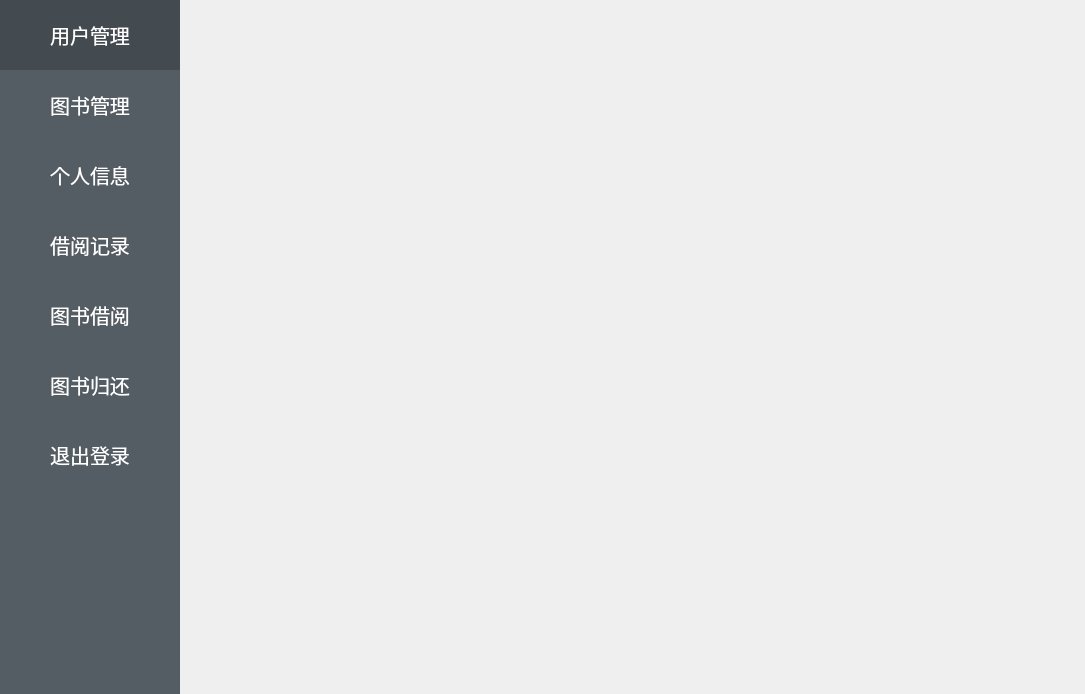
<?xml version="1.0" encoding="UTF-8"?>
<ui version="4.0">
 <class>mainPage</class>
 <widget class="QWidget" name="mainPage">
  <property name="geometry">
   <rect>
    <x>0</x>
    <y>0</y>
    <width>1085</width>
    <height>694</height>
   </rect>
  </property>
  <property name="font">
   <font>
    <pointsize>15</pointsize>
   </font>
  </property>
  <property name="windowTitle">
   <string>图书管理系统</string>
  </property>
  <layout class="QHBoxLayout" name="horizontalLayout">
   <property name="spacing">
    <number>0</number>
   </property>
   <property name="leftMargin">
    <number>0</number>
   </property>
   <property name="topMargin">
    <number>0</number>
   </property>
   <property name="rightMargin">
    <number>0</number>
   </property>
   <property name="bottomMargin">
    <number>0</number>
   </property>
   <item>
    <widget class="QWidget" name="btnGroup" native="true">
     <property name="minimumSize">
      <size>
       <width>180</width>
       <height>0</height>
      </size>
     </property>
     <property name="styleSheet">
      <string notr="true">QWidget{background-color:rgb(84,92,100);}
QPushButton{border:none;background-color:rgb(84,92,100);
color:white;}
QPushButton:checked{background-color:rgb(67,74,80);}
QPushButton:disabled{background-color:#808A87;}</string>
     </property>
     <layout class="QVBoxLayout" name="verticalLayout">
      <property name="spacing">
       <number>0</number>
      </property>
      <property name="leftMargin">
       <number>0</number>
      </property>
      <property name="topMargin">
       <number>0</number>
      </property>
      <property name="rightMargin">
       <number>0</number>
      </property>
      <property name="bottomMargin">
       <number>0</number>
      </property>
      <item>
       <widget class="QPushButton" name="userManage">
        <property name="minimumSize">
         <size>
          <width>180</width>
          <height>70</height>
         </size>
        </property>
        <property name="font">
         <font>
          <pointsize>15</pointsize>
         </font>
        </property>
        <property name="text">
         <string>用户管理</string>
        </property>
        <property name="checkable">
         <bool>true</bool>
        </property>
        <property name="checked">
         <bool>true</bool>
        </property>
        <attribute name="buttonGroup">
         <string notr="true">buttonGroup</string>
        </attribute>
       </widget>
      </item>
      <item>
       <widget class="QPushButton" name="bookManage">
        <property name="minimumSize">
         <size>
          <width>180</width>
          <height>70</height>
         </size>
        </property>
        <property name="font">
         <font>
          <pointsize>15</pointsize>
         </font>
        </property>
        <property name="text">
         <string>图书管理</string>
        </property>
        <property name="checkable">
         <bool>true</bool>
        </property>
        <attribute name="buttonGroup">
         <string notr="true">buttonGroup</string>
        </attribute>
       </widget>
      </item>
      <item>
       <widget class="QPushButton" name="personalMessage">
        <property name="minimumSize">
         <size>
          <width>180</width>
          <height>70</height>
         </size>
        </property>
        <property name="font">
         <font>
          <pointsize>15</pointsize>
         </font>
        </property>
        <property name="text">
         <string>个人信息</string>
        </property>
        <property name="checkable">
         <bool>true</bool>
        </property>
        <attribute name="buttonGroup">
         <string notr="true">buttonGroup</string>
        </attribute>
       </widget>
      </item>
      <item>
       <widget class="QPushButton" name="borrowRecord">
        <property name="minimumSize">
         <size>
          <width>180</width>
          <height>70</height>
         </size>
        </property>
        <property name="font">
         <font>
          <pointsize>15</pointsize>
         </font>
        </property>
        <property name="text">
         <string>借阅记录</string>
        </property>
        <property name="checkable">
         <bool>true</bool>
        </property>
        <attribute name="buttonGroup">
         <string notr="true">buttonGroup</string>
        </attribute>
       </widget>
      </item>
      <item>
       <widget class="QPushButton" name="borrowBook">
        <property name="minimumSize">
         <size>
          <width>180</width>
          <height>70</height>
         </size>
        </property>
        <property name="font">
         <font>
          <pointsize>15</pointsize>
         </font>
        </property>
        <property name="text">
         <string>图书借阅</string>
        </property>
        <property name="checkable">
         <bool>true</bool>
        </property>
        <attribute name="buttonGroup">
         <string notr="true">buttonGroup</string>
        </attribute>
       </widget>
      </item>
      <item>
       <widget class="QPushButton" name="returnBook">
        <property name="minimumSize">
         <size>
          <width>180</width>
          <height>70</height>
         </size>
        </property>
        <property name="font">
         <font>
          <pointsize>15</pointsize>
         </font>
        </property>
        <property name="text">
         <string>图书归还</string>
        </property>
        <property name="checkable">
         <bool>true</bool>
        </property>
        <attribute name="buttonGroup">
         <string notr="true">buttonGroup</string>
        </attribute>
       </widget>
      </item>
      <item>
       <widget class="QPushButton" name="returnLogin">
        <property name="minimumSize">
         <size>
          <width>180</width>
          <height>70</height>
         </size>
        </property>
        <property name="font">
         <font>
          <pointsize>15</pointsize>
         </font>
        </property>
        <property name="text">
         <string>退出登录</string>
        </property>
        <property name="checkable">
         <bool>false</bool>
        </property>
       </widget>
      </item>
      <item>
       <widget class="QLabel" name="label">
        <property name="minimumSize">
         <size>
          <width>180</width>
          <height>180</height>
         </size>
        </property>
        <property name="text">
         <string/>
        </property>
       </widget>
      </item>
      <item>
       <spacer name="verticalSpacer">
        <property name="orientation">
         <enum>Qt::Vertical</enum>
        </property>
        <property name="sizeHint" stdset="0">
         <size>
          <width>20</width>
          <height>177</height>
         </size>
        </property>
       </spacer>
      </item>
     </layout>
    </widget>
   </item>
   <item>
    <widget class="QStackedWidget" name="stack"/>
   </item>
  </layout>
 </widget>
 <resources/>
 <connections/>
 <buttongroups>
  <buttongroup name="buttonGroup"/>
 </buttongroups>
</ui>
